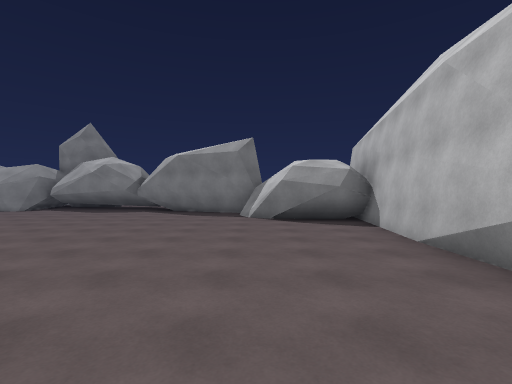
[1] (above)

13 first-person views from a walk through a 3-D level made in the Unity game engine. The camera is 1.5 m above the floor, looks level and sees 85° across. The floor is counted in squares, 2 m on a side. Each view is taken from the middle of a square. On the plan, view 1 faces up. The plan holds only what a view shows up to about 10 squares ahead; the rest is blank. The place goes on beyond the plan. The player is left out. Surface patterns are stand-ins for the level's own textures.

[2]
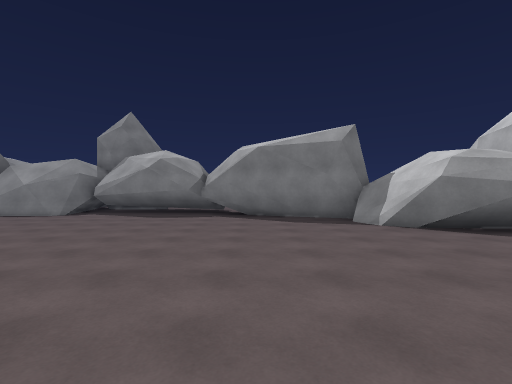

[3]
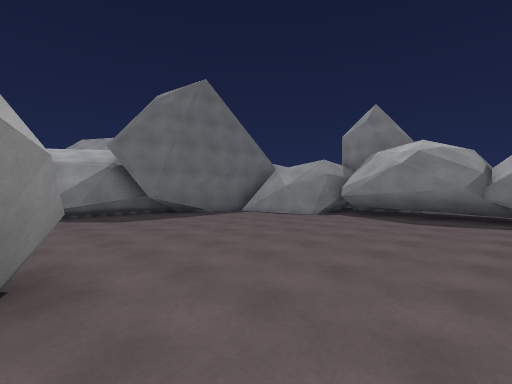

[4]
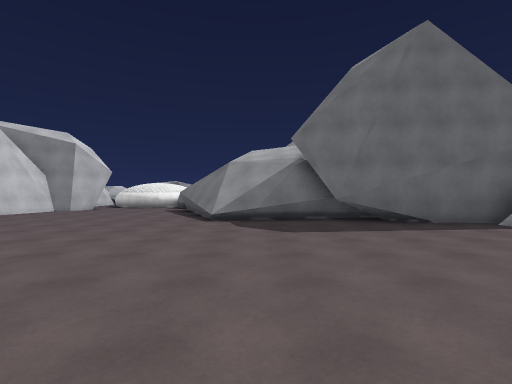

[5]
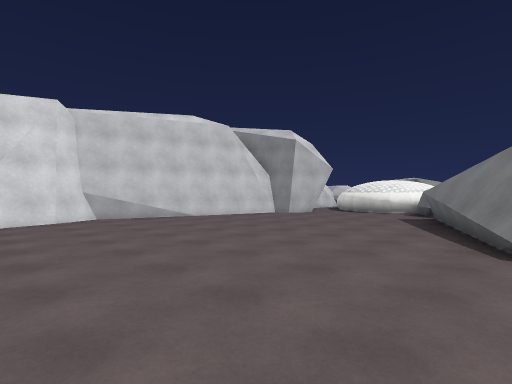

[6]
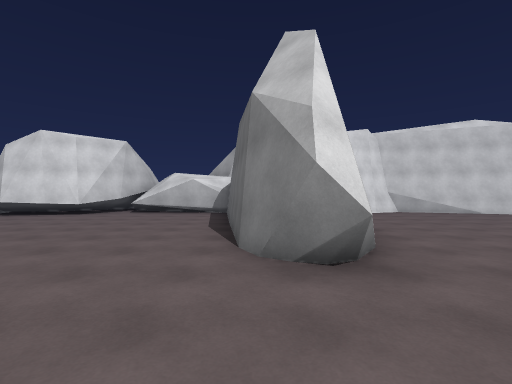

[7]
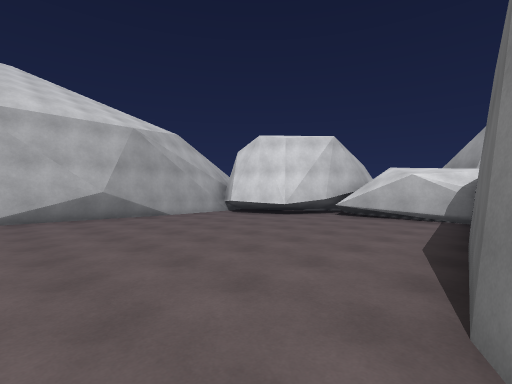

[8]
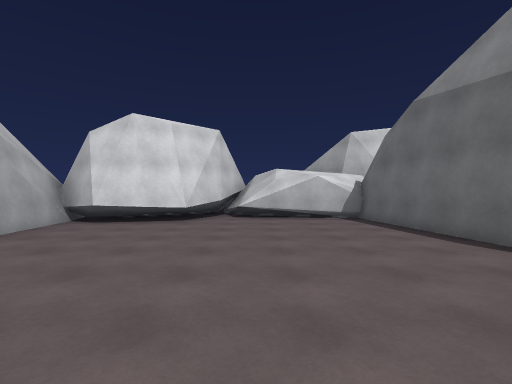

[9]
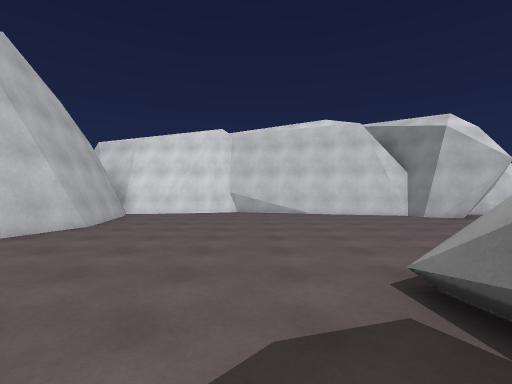

[10]
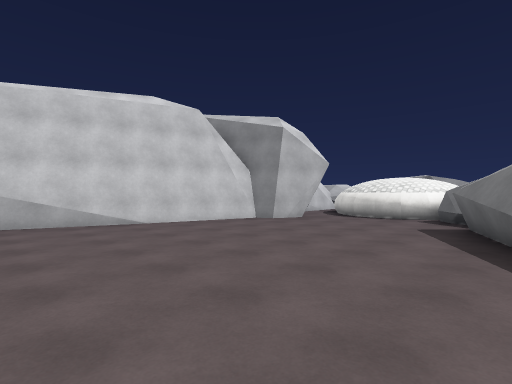

[11]
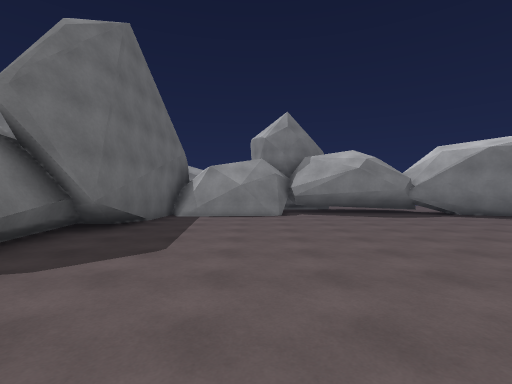

[12]
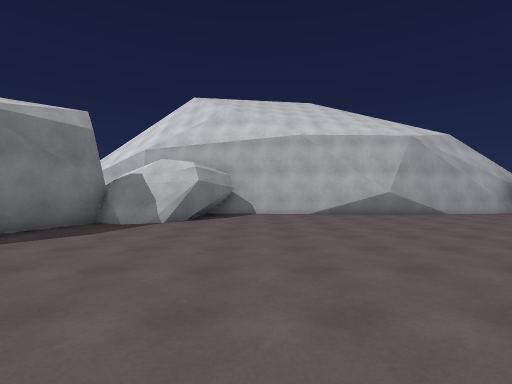

[13]
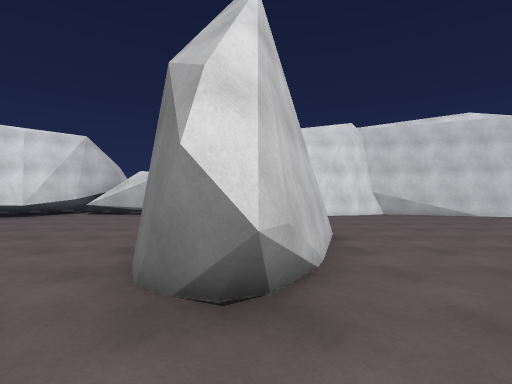

### Floor plan
Points are (right, up) in squares from view 1. A wall is a line through its corners. A room is listed if a view was taken in it or the views show most of it. See-through windows are left out.
Room 1 (views 1, 2, 3, 4, 5, 6, 7, 8, 9, 10, 11, 12, 13)
walls: (-7, 3.3) (-6.5, 3.2); (-6.7, 3.3) (-5.9, 2.9); (-6.4, 3.4) (-5.8, 2.1) (-5, -4) (-1.5, -4.1); (-7.6, 2.5) (-7, 3.4) (-6.8, 3.5); (-7.7, -2.3) (-8.2, 0.3); (-13.4, 3.7) (-17.9, 2); (-7.8, -2.5) (-8.3, -0.1) (-7.2, 3.1); (-13.7, 4) (-17.4, 1.9); (-9.4, 10.9) (-12.2, 10.7); (-4.4, 11.2) (-4.9, 11.4) (-5.2, 11.1) (-8.6, 11.7); (-8.2, 11.6) (-8.7, 11.9); (-7.2, -3.7) (-7.5, -2.8); (-13.7, 7.9) (-13.2, 4.7); (-10.9, 10.9) (-12.1, 11.1); (-10.6, 11.1) (-12, 11.3); (-11.3, 10.8) (-12.2, 10.9); (0.1, 7.8) (-0.4, 9.9) (-0.8, 10); (0.3, 7.6) (-0.2, 8.5); (-9, -3.9) (-7.1, -3.9); (0.3, 7.8) (-0.2, 9.8); (-0.5, 9.2) (-0.2, 9.8); (-8.8, 12.2) (-9.2, 11.4) (-10.3, 10.9); (-8.9, 12.2) (-9, 11.5); (-0.2, 9.3) (-0.2, 9.8); (-10.4, -4.1) (-8.5, -3.7); (-0.2, 9.7) (-4.8, 11.4); (-10.5, -4.3) (-8.8, -3.9); (2.2, 1.4) (3, 7.7); (-16.6, 2.3) (-17.5, 1.9); (-12.7, 12) (-12.9, 6.9) (-13.5, 7.3) (-13.4, 4.4); (2.3, 0.3) (2.4, 3.3); (2.9, 7) (2.1, 6.7) (-0.1, 8.2); (-1, -4.6) (-0.1, -3.2) (2, -2.5) (3.2, -3.3); (-1.4, -5.6) (-0.9, -4.3); (-15.3, -3.4) (-10.9, -4.6) (-10.7, -4.5); (-18.5, 1.8) (-19.2, 1.3); (-18.6, 2) (-18.9, 1.5); (-17.2, -2.4) (-16.9, -3) (-15.5, -3.4); (2.8, -3.1) (2.2, 1.6); (-18.3, -1.9) (-17.5, -2.3); (3.2, -3.9) (2.7, -2); (-19.4, 0.4) (-19.3, -0.3) (-19.3, -0.9); (-18.6, -1.9) (-17.7, -2); (-19.9, 1.4) (-19.4, 0.9) (-19.2, 0.4) (-19.1, -0.2) (-19.2, -0.9) (-19.5, -1.6)
low walls: (-7.2, 3.1) (-6.4, 3.4); (-13.5, 3.9) (-15.1, 2.9); (-8.6, -3.7) (-7.2, -3.7); (-11.8, 10.6) (-12.2, 10.7); (-11.2, -4.5) (-10.3, -4.1); (-1.5, -4.1) (-1.2, -5.6); (-16.9, -2.8) (-13.5, -3.7)

Where each view was taken, in squares from view 1:
view 1: 0 up, 0 right, facing up
view 2: 2 up, 3 left, facing up
view 3: 3 up, 4 left, facing up-left
view 4: 5 up, 6 left, facing left
view 5: 4 up, 9 left, facing down-left
view 6: 6 up, 6 left, facing down
view 7: 4 up, 6 left, facing down-right
view 8: 4 up, 2 left, facing down
view 9: 6 up, 12 left, facing down
view 10: 3 up, 11 left, facing down-left
view 11: 2 up, 10 left, facing up
view 12: 6 up, 7 left, facing right
view 13: 5 up, 7 left, facing down
